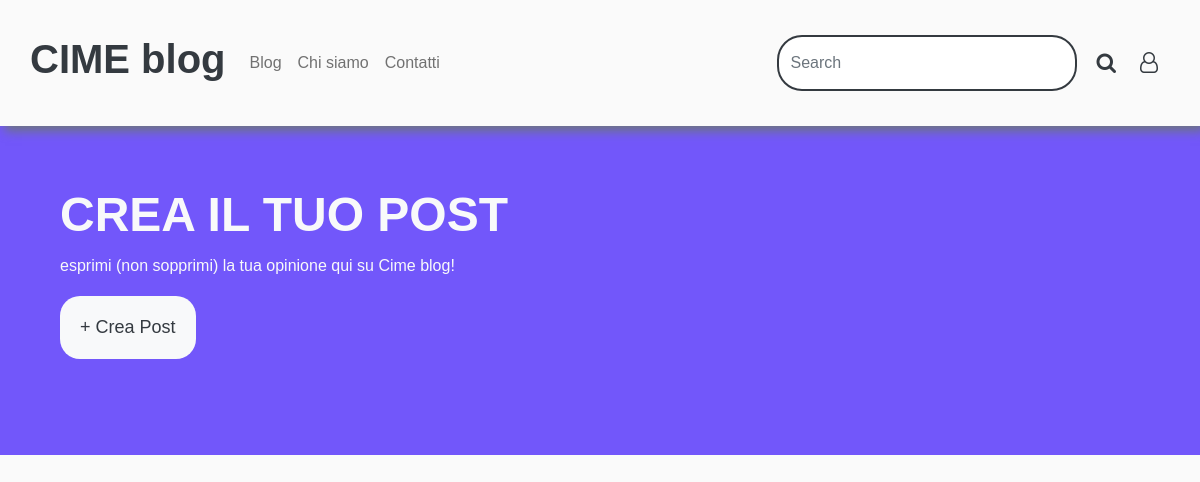
Before: / with the older database file.
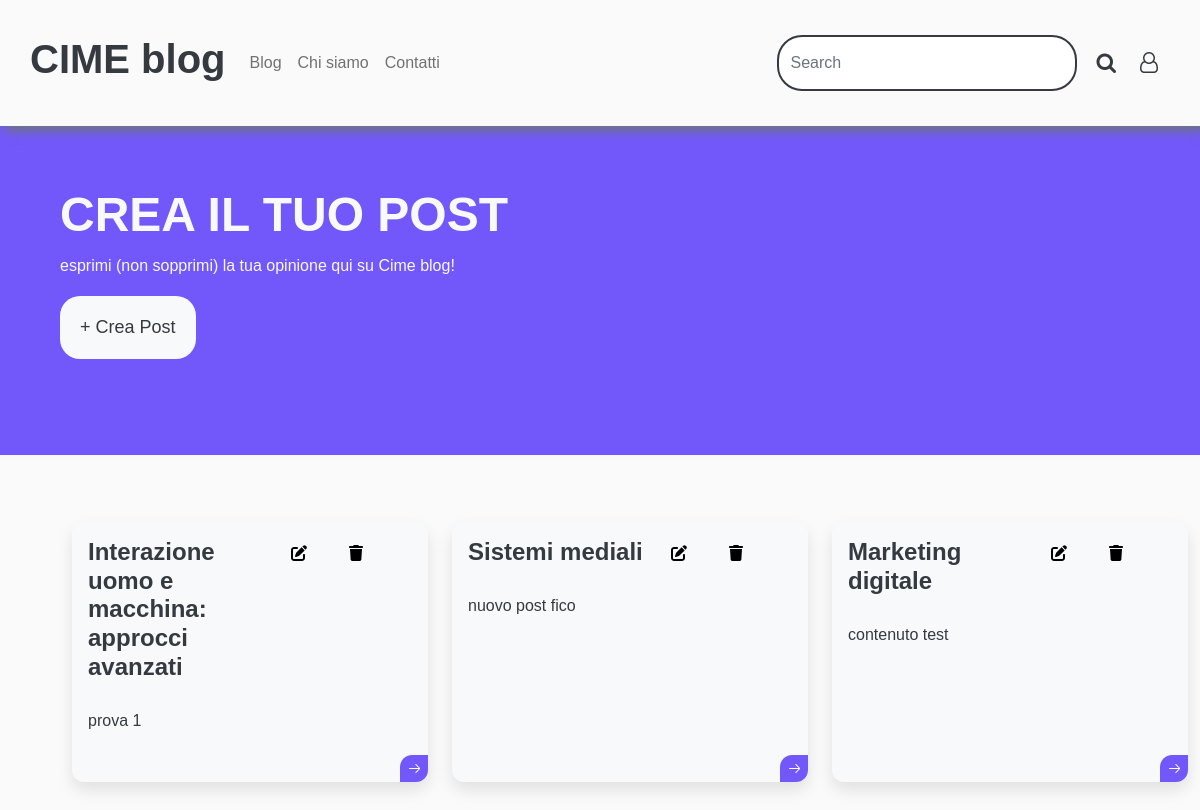
After: the same page with the newer database file.
### tables this page shows
CREATE TABLE `post` (
  `id` int(11) NOT NULL,
  `user` varchar(50) NOT NULL,
  `subject` int(11) NOT NULL,
  `content` varchar(255) NOT NULL
);

CREATE TABLE `materie` (
  `id` int(11) NOT NULL,
  `materia` varchar(255) NOT NULL
);

### database/database.php (called while the page is built, shortened)
<?php
    $host = "localhost";
    $db_name = "blog";
    $username = "root";
    $password = "";
    try {
        $conn = new PDO("mysql:host=".$host.";dbname=". $db_name.";charset=utf8", $username, $password);
    } catch(PDOException $exception) {
        echo "Connection error: " . $exception->getMessage();
    }
    function retrievePublicationsData() {
        global $conn;
        $stmt = $conn->prepare("SELECT
            post.id,
            post.user,
            materie.id as id_materia,
            materie.materia,
            post.content
        FROM post
        JOIN materie
        ON post.subject = materie.id");
        $stmt->execute();
        $publicationsData = array();
        while ($row = $stmt->fetch(PDO::FETCH_ASSOC)) {
            $post = new Post($row["id"], $row["user"], $row["materia"], $row["id_materia"], $row["content"]);
            array_push($publicationsData, $post);
        }
        return $publicationsData;
    }
?>

### model/post.php (called while the page is built, shortened)
<?php
    class Post {
        private int $id;
        private string $subject;
        private string $subjectId;
        private string $content;
        public function __construct($id, $user, $subject, $subjectId, $content)
        {
            $this->id = $id;
            $this->subject = $subject;
            $this->subjectId = $subjectId;
            $this->content = $content;
        }
        public function getId(){
            return $this->id;
        }
        public function getSubject(){
            return $this->subject;
        }
        public function getSubjectId(){
            return $this->subjectId;
        }
        public function getContent(){
            return $this->content;
        }
    }
?>

### index.php (the view, shortened to what this page needs)
<!DOCTYPE html>
<html lang="en">
<head>
  <link href="https://cdn.jsdelivr.net/npm/bootstrap@5.2.3/dist/css/bootstrap.min.css" rel="stylesheet">
  <link rel="stylesheet" href="https://cdnjs.cloudflare.com/ajax/libs/font-awesome/4.7.0/css/font-awesome.min.css">
  <link rel="stylesheet" href="CSS\stile.css">
</head>
<body>
  <?php
    include 'database\database.php';
    include 'model\post.php';
  ?>
<header>
  <nav class="navbar navbar-expand-lg">
    <a class="navbar-brand" href="index.php">
      <h1>CIME blog</h1>
    </a>
    <div class="collapse navbar-collapse" id="navbarSupportedContent">
      <ul class="navbar-nav me-auto mb-2 mb-lg-0">
        <li class="nav-item">
          <a class="nav-link" aria-current="page" href="#">Blog</a>
        </li>
        <li class="nav-item">
          <a class="nav-link" aria-current="page" href="#">Chi siamo</a>
        </li>
        <li class="nav-item">
          <a class="nav-link" href="#">Contatti</a>
        </li>
      </ul>
      <form class="d-flex" role="search">
        <input class="form-control me-2" type="search" placeholder="Search" aria-label="Search">
          <button class="btn">
            <span title="Ricerca">
              <i class="fa fa-search" aria-hidden="true"></i>
            </span>
          </button>
      </form>
      <button class="btn" id="your_account">
        <span title="Login">
          <i class="fa fa-user-o" aria-hidden="true"></i>
        </span>
      </button>
    </div>
  </nav>
<div class="Crea_post ">
        <h1>CREA IL TUO POST</h1>
          <p>esprimi (non sopprimi) la tua opinione qui su Cime blog!</p>
        <div>
          <button href="#" id="myBtnPost" class="myBtnPost btn-post"> + Crea Post</button>
        </div>
      </div>
</header>
  <div class="container">
    <div class="page-content">
<div class="row">
      <?php
        $publications = retrievePublicationsData();
        foreach($publications as $postData) {
          $elmId =  $postData -> getId();
      ?>
    <div class="col-4 d-flex justify-content-center align-content-center">
      <div class="card">
        <div class="row">
          <div class="col-7"><h3 class="card__materia" id="cardMateria<?php print($elmId); ?>" data-materia-id="<?php print($postData -> getSubjectId()); ?>">
            <?php print($postData -> getSubject()); ?>
          </h3></div>
          <div class="col-2 card_modifica"> <svg id="cardModifica<?php print($elmId); ?>" data-post-id="<?php print($elmId); ?>" class="cardModificaPost" xmlns="http://www.w3.org/2000/svg" height="1em" viewBox="0 0 512 512"><path d="M471.6 21.7c-21.9-21.9-57.3-21.9-79.2 0L362.3 51.7l97.9 97.9 30.1-30.1c21.9-21.9 21.9-57.3 0-79.2L471.6 21.7zm-299.2 220c-6.1 6.1-10.8 13.6-13.5 21.9l-29.6 88.8c-2.9 8.6-.6 18.1 5.8 24.6s15.9 8.7 24.6 5.8l88.8-29.6c8.2-2.7 15.7-7.4 21.9-13.5L437.7 172.3 339.7 74.3 172.4 241.7zM96 64C43 64 0 107 0 160V416c0 53 43 96 96 96H352c53 0 96-43 96-96V320c0-17.7-14.3-32-32-32s-32 14.3-32 32v96c0 17.7-14.3 32-32 32H96c-17.7 0-32-14.3-32-32V160c0-17.7 14.3-32 32-32h96c17.7 0 32-14.3 32-32s-14.3-32-32-32H96z"/></svg></div>
          <div class="col-3 card_elimina"> <svg id="cardElimina<?php print($elmId); ?>" class="cardEliminaPost" xmlns="http://www.w3.org/2000/svg" height="1em" viewBox="0 0 448 512"><path d="M135.2 17.7L128 32H32C14.3 32 0 46.3 0 64S14.3 96 32 96H416c17.7 0 32-14.3 32-32s-14.3-32-32-32H320l-7.2-14.3C307.4 6.8 296.3 0 284.2 0H163.8c-12.1 0-23.2 6.8-28.6 17.7zM416 128H32L53.2 467c1.6 25.3 22.6 45 47.9 45H346.9c25.3 0 46.3-19.7 47.9-45L416 128z"/></svg></div>
        </div>
        <p class="card__content" id="cardContent<?php print($elmId); ?>"> <?php print($postData -> getContent()); ?> </p>
        <div class="card__arrow">
        </div>
      </div>
    </div>
      <?php
        }
      ?>
</div>
</body>
</html>

### CSS/stile.css (style rules this page uses)
:root { -webkit-text-size-adjust: 100%; -webkit-tap-highlight-color: rgba(0, 0, 0, 0); --border-radius: 0.75rem; --primary-color: #7257fa; --secondary-color: #3c3852; --blue: #007bff; --indigo: #6610f2; --purple: #8302B2; --pink: #e83e8c; --red: #dc3545; --orange: #fd7e14; --yellow: #ffc107; --green: #28a745; --teal: #20c997; --cyan: #17a2b8; --white: #fff; --gray: #6c757d; --gray-dark: #343a40; --primary: #007bff; --secondary: #6c757d; --success: #28a745; --info: #17a2b8; --warning: #ffc107; --danger: #dc3545; --light: #f8f9fa; --dark: #343a40; --breakpoint-xs: 0; --breakpoint-sm: 576px; --breakpoint-md: 768px; --breakpoint-lg: 992px; --breakpoint-xl: 1200px; --font-family-sans-serif: -apple-system, BlinkMacSystemFont, "Segoe UI", Roboto, "Helvetica Neue", Arial, "Noto Sans", sans-serif, "Apple Color Emoji", "Segoe UI Emoji", "Segoe UI Symbol", "Noto Color Emoji"; --font-family-monospace: SFMono-Regular, Menlo, Monaco, Consolas, "Liberation Mono", "Courier New", monospace; }
body { font-family: "MONTSERRAT", sans-serif; font-size: 16px; line-height: 1.8; font-weight: normal; background: #fafafa; color: var(--gray); }
h1 { font-size: 2em; font-weight: 600; color: var(--dark); }
h3 { font-size: 18px; font-weight: 400; color: var(--dark); }
nav { box-shadow: 5px 5px 10px var(--gray); }
.navbar-expand-lg { padding: 30px; }
.form-control { width: 300px; border: 2.5px solid #343a40; border-radius: 25px 25px 25px 25px; font-family: "MONTSERRAT", sans-serif; }
.btn { border: none; color: var(--dark); padding: 12px 12px; font-size: 21px; cursor: pointer; }
.Crea_post { width: 100%; background-color: var(--primary-color); padding: 5%; color: var(--light); }
.Crea_post h1 { color: var(--light); font-size: 3rem; font-weight: 800; }
.btn-post { border: none; border-radius: 20px; background-color: var(--light); color: var(--dark); padding: 15px 20px; font-size: 18px; cursor: pointer; margin-bottom: 2.0em; }
.container { margin: 5%; }
.card { width: 100%; font-family: "Arial"; padding: 1rem; cursor: pointer; border-radius: var(--border-radius); background: var(--light); border:var(--dark); box-shadow: 0px 8px 16px 0px rgb(0 0 0 / 10%); margin-top: 2%; }
.card > * + * { margin-top: 1.1em; }
.card .card__content { color: var(--dark); font-size: 100%; width: 100%; }
.card .card__materia { padding: 0; font-size: 1.5rem; font-weight: bold; color: var(--dark); }
.card .card__arrow { position: absolute; background: var(--primary-color); padding: 0.4rem; border-top-left-radius: var(--border-radius); border-bottom-right-radius: var(--border-radius); bottom: 0; right: 0; transition: 0.2s; display: flex; justify-content: center; align-items: center; }
.card svg { transition: 0.2s; }

Changed rows visible on the page:
now on this page (row edited): post: materie.materia "Interazione uomo e macchina: approcci avanzati", $elmId 1 (drawn), content "prova 1"
added post: materie.materia "Sistemi mediali", content "nuovo post fico"
added post: materie.materia "Marketing digitale", content "contenuto test"
